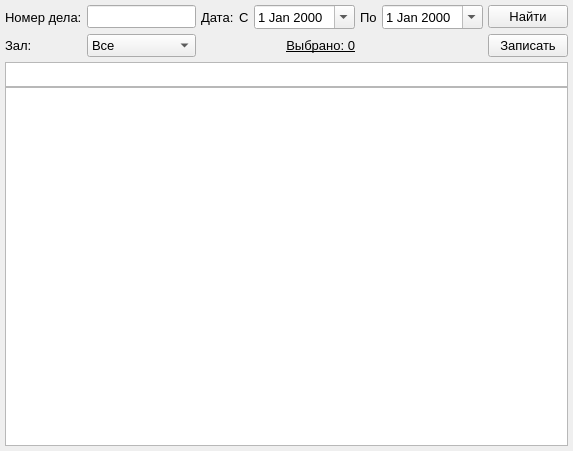
<?xml version="1.0" encoding="UTF-8"?>
<ui version="4.0">
 <class>MainWindow</class>
 <widget class="QMainWindow" name="MainWindow">
  <property name="geometry">
   <rect>
    <x>0</x>
    <y>0</y>
    <width>573</width>
    <height>451</height>
   </rect>
  </property>
  <property name="windowTitle">
   <string>Поиск по делу</string>
  </property>
  <widget class="QWidget" name="centralwidget">
   <layout class="QVBoxLayout" name="verticalLayout">
    <property name="spacing">
     <number>0</number>
    </property>
    <property name="leftMargin">
     <number>5</number>
    </property>
    <property name="topMargin">
     <number>5</number>
    </property>
    <property name="rightMargin">
     <number>5</number>
    </property>
    <property name="bottomMargin">
     <number>5</number>
    </property>
    <item>
     <layout class="QGridLayout" name="gridLayout">
      <property name="leftMargin">
       <number>0</number>
      </property>
      <property name="topMargin">
       <number>0</number>
      </property>
      <property name="rightMargin">
       <number>0</number>
      </property>
      <property name="bottomMargin">
       <number>5</number>
      </property>
      <property name="spacing">
       <number>5</number>
      </property>
      <item row="0" column="6">
       <widget class="QLabel" name="label_date_to">
        <property name="font">
         <font>
          <pointsize>10</pointsize>
         </font>
        </property>
        <property name="text">
         <string>По</string>
        </property>
       </widget>
      </item>
      <item row="0" column="2">
       <spacer name="horizontalSpacer_3">
        <property name="orientation">
         <enum>Qt::Horizontal</enum>
        </property>
        <property name="sizeType">
         <enum>QSizePolicy::Preferred</enum>
        </property>
        <property name="sizeHint" stdset="0">
         <size>
          <width>15</width>
          <height>20</height>
         </size>
        </property>
       </spacer>
      </item>
      <item row="2" column="8">
       <widget class="QPushButton" name="pushButton_burn">
        <property name="font">
         <font>
          <pointsize>10</pointsize>
         </font>
        </property>
        <property name="text">
         <string>Записать</string>
        </property>
       </widget>
      </item>
      <item row="2" column="1">
       <widget class="QComboBox" name="comboBox_cr">
        <property name="sizePolicy">
         <sizepolicy hsizetype="Expanding" vsizetype="Fixed">
          <horstretch>0</horstretch>
          <verstretch>0</verstretch>
         </sizepolicy>
        </property>
        <property name="minimumSize">
         <size>
          <width>60</width>
          <height>22</height>
         </size>
        </property>
        <property name="font">
         <font>
          <pointsize>10</pointsize>
         </font>
        </property>
        <item>
         <property name="text">
          <string>Все</string>
         </property>
        </item>
       </widget>
      </item>
      <item row="0" column="3">
       <widget class="QLabel" name="label_date">
        <property name="font">
         <font>
          <pointsize>10</pointsize>
         </font>
        </property>
        <property name="text">
         <string>Дата:</string>
        </property>
       </widget>
      </item>
      <item row="0" column="4">
       <widget class="QLabel" name="label_date_from">
        <property name="font">
         <font>
          <pointsize>10</pointsize>
         </font>
        </property>
        <property name="text">
         <string>C</string>
        </property>
       </widget>
      </item>
      <item row="2" column="0">
       <widget class="QLabel" name="label">
        <property name="font">
         <font>
          <pointsize>10</pointsize>
         </font>
        </property>
        <property name="text">
         <string>Зал:</string>
        </property>
       </widget>
      </item>
      <item row="0" column="1">
       <widget class="QLineEdit" name="lineEdit_case">
        <property name="font">
         <font>
          <pointsize>10</pointsize>
         </font>
        </property>
       </widget>
      </item>
      <item row="0" column="8">
       <widget class="QPushButton" name="pushButton_search">
        <property name="font">
         <font>
          <pointsize>10</pointsize>
         </font>
        </property>
        <property name="text">
         <string>Найти</string>
        </property>
       </widget>
      </item>
      <item row="0" column="5">
       <widget class="QDateEdit" name="dateEdit_from">
        <property name="sizePolicy">
         <sizepolicy hsizetype="MinimumExpanding" vsizetype="Fixed">
          <horstretch>0</horstretch>
          <verstretch>0</verstretch>
         </sizepolicy>
        </property>
        <property name="font">
         <font>
          <pointsize>10</pointsize>
         </font>
        </property>
        <property name="calendarPopup">
         <bool>true</bool>
        </property>
       </widget>
      </item>
      <item row="0" column="7">
       <widget class="QDateEdit" name="dateEdit_to">
        <property name="sizePolicy">
         <sizepolicy hsizetype="MinimumExpanding" vsizetype="Fixed">
          <horstretch>0</horstretch>
          <verstretch>0</verstretch>
         </sizepolicy>
        </property>
        <property name="font">
         <font>
          <pointsize>10</pointsize>
         </font>
        </property>
        <property name="calendarPopup">
         <bool>true</bool>
        </property>
       </widget>
      </item>
      <item row="0" column="0">
       <widget class="QLabel" name="label_case">
        <property name="font">
         <font>
          <pointsize>10</pointsize>
         </font>
        </property>
        <property name="text">
         <string>Номер дела:</string>
        </property>
       </widget>
      </item>
      <item row="2" column="5">
       <widget class="QLabel" name="label_cases_to_burn">
        <property name="font">
         <font>
          <pointsize>10</pointsize>
          <underline>true</underline>
         </font>
        </property>
        <property name="cursor">
         <cursorShape>PointingHandCursor</cursorShape>
        </property>
        <property name="text">
         <string>Выбрано: 0</string>
        </property>
        <property name="alignment">
         <set>Qt::AlignRight|Qt::AlignTrailing|Qt::AlignVCenter</set>
        </property>
       </widget>
      </item>
     </layout>
    </item>
    <item>
     <widget class="QListWidget" name="listWidget_2">
      <property name="maximumSize">
       <size>
        <width>16777215</width>
        <height>25</height>
       </size>
      </property>
     </widget>
    </item>
    <item>
     <widget class="QListWidget" name="listWidget"/>
    </item>
   </layout>
  </widget>
 </widget>
 <resources/>
 <connections/>
</ui>
